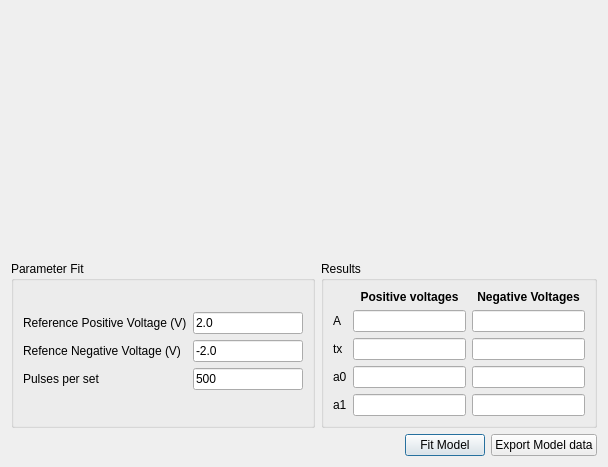
<?xml version="1.0" encoding="UTF-8"?>
<ui version="4.0">
 <class>FitDialogParent</class>
 <widget class="QDialog" name="FitDialogParent">
  <property name="geometry">
   <rect>
    <x>0</x>
    <y>0</y>
    <width>608</width>
    <height>467</height>
   </rect>
  </property>
  <property name="windowTitle">
   <string>Dialog</string>
  </property>
  <layout class="QGridLayout" name="gridLayout">
   <item row="0" column="0" colspan="2">
    <widget class="PlotWidget" name="plotWidget" native="true">
     <property name="sizePolicy">
      <sizepolicy hsizetype="Preferred" vsizetype="MinimumExpanding">
       <horstretch>0</horstretch>
       <verstretch>0</verstretch>
      </sizepolicy>
     </property>
     <property name="minimumSize">
      <size>
       <width>400</width>
       <height>100</height>
      </size>
     </property>
    </widget>
   </item>
   <item row="1" column="1">
    <widget class="QGroupBox" name="resultsGroupBox">
     <property name="title">
      <string>Results</string>
     </property>
     <layout class="QGridLayout" name="gridLayout_3">
      <item row="3" column="2">
       <widget class="QLineEdit" name="a0NegEdit">
        <property name="focusPolicy">
         <enum>Qt::ClickFocus</enum>
        </property>
        <property name="readOnly">
         <bool>true</bool>
        </property>
       </widget>
      </item>
      <item row="1" column="2">
       <widget class="QLineEdit" name="aNegEdit">
        <property name="focusPolicy">
         <enum>Qt::ClickFocus</enum>
        </property>
        <property name="readOnly">
         <bool>true</bool>
        </property>
       </widget>
      </item>
      <item row="0" column="1">
       <widget class="QLabel" name="label_8">
        <property name="styleSheet">
         <string notr="true">font-weight: bold;</string>
        </property>
        <property name="text">
         <string>Positive voltages</string>
        </property>
        <property name="alignment">
         <set>Qt::AlignCenter</set>
        </property>
       </widget>
      </item>
      <item row="3" column="1">
       <widget class="QLineEdit" name="a0PosEdit">
        <property name="focusPolicy">
         <enum>Qt::ClickFocus</enum>
        </property>
        <property name="readOnly">
         <bool>true</bool>
        </property>
       </widget>
      </item>
      <item row="1" column="1">
       <widget class="QLineEdit" name="aPosEdit">
        <property name="focusPolicy">
         <enum>Qt::ClickFocus</enum>
        </property>
        <property name="readOnly">
         <bool>true</bool>
        </property>
       </widget>
      </item>
      <item row="2" column="2">
       <widget class="QLineEdit" name="txNegEdit">
        <property name="focusPolicy">
         <enum>Qt::ClickFocus</enum>
        </property>
        <property name="readOnly">
         <bool>true</bool>
        </property>
       </widget>
      </item>
      <item row="4" column="1">
       <widget class="QLineEdit" name="a1PosEdit">
        <property name="focusPolicy">
         <enum>Qt::ClickFocus</enum>
        </property>
        <property name="readOnly">
         <bool>true</bool>
        </property>
       </widget>
      </item>
      <item row="4" column="2">
       <widget class="QLineEdit" name="a1NegEdit">
        <property name="focusPolicy">
         <enum>Qt::ClickFocus</enum>
        </property>
        <property name="readOnly">
         <bool>true</bool>
        </property>
       </widget>
      </item>
      <item row="1" column="0">
       <widget class="QLabel" name="label_4">
        <property name="text">
         <string>A</string>
        </property>
       </widget>
      </item>
      <item row="2" column="0">
       <widget class="QLabel" name="label_5">
        <property name="text">
         <string>tx</string>
        </property>
       </widget>
      </item>
      <item row="3" column="0">
       <widget class="QLabel" name="label_6">
        <property name="text">
         <string>a0</string>
        </property>
       </widget>
      </item>
      <item row="4" column="0">
       <widget class="QLabel" name="label_7">
        <property name="text">
         <string>a1</string>
        </property>
       </widget>
      </item>
      <item row="2" column="1">
       <widget class="QLineEdit" name="txPosEdit">
        <property name="focusPolicy">
         <enum>Qt::ClickFocus</enum>
        </property>
        <property name="readOnly">
         <bool>true</bool>
        </property>
       </widget>
      </item>
      <item row="0" column="2">
       <widget class="QLabel" name="label_9">
        <property name="styleSheet">
         <string notr="true">font-weight: bold;</string>
        </property>
        <property name="text">
         <string>Negative Voltages</string>
        </property>
        <property name="alignment">
         <set>Qt::AlignCenter</set>
        </property>
       </widget>
      </item>
     </layout>
    </widget>
   </item>
   <item row="1" column="0">
    <widget class="QGroupBox" name="inputGroupBox">
     <property name="title">
      <string>Parameter Fit</string>
     </property>
     <layout class="QGridLayout" name="gridLayout_2">
      <item row="1" column="0">
       <widget class="QLabel" name="label">
        <property name="text">
         <string>Reference Positive Voltage (V)</string>
        </property>
       </widget>
      </item>
      <item row="2" column="1">
       <widget class="QLineEdit" name="VNegRefEdit">
        <property name="text">
         <string>-2.0</string>
        </property>
       </widget>
      </item>
      <item row="1" column="1">
       <widget class="QLineEdit" name="VPosRefEdit">
        <property name="text">
         <string>2.0</string>
        </property>
       </widget>
      </item>
      <item row="3" column="0">
       <widget class="QLabel" name="label_3">
        <property name="text">
         <string>Pulses per set</string>
        </property>
       </widget>
      </item>
      <item row="3" column="1">
       <widget class="QLineEdit" name="numPulsesEdit">
        <property name="text">
         <string>500</string>
        </property>
       </widget>
      </item>
      <item row="2" column="0">
       <widget class="QLabel" name="label_2">
        <property name="text">
         <string>Refence Negative Voltage (V)</string>
        </property>
       </widget>
      </item>
      <item row="4" column="1">
       <widget class="QLineEdit" name="lineEdit_9">
        <property name="mouseTracking">
         <bool>false</bool>
        </property>
        <property name="focusPolicy">
         <enum>Qt::NoFocus</enum>
        </property>
        <property name="acceptDrops">
         <bool>false</bool>
        </property>
        <property name="styleSheet">
         <string notr="true">background-color: transparent;
color:transparent;
border: 2px solid transparent;</string>
        </property>
        <property name="text">
         <string notr="true">a</string>
        </property>
        <property name="frame">
         <bool>false</bool>
        </property>
        <property name="readOnly">
         <bool>true</bool>
        </property>
       </widget>
      </item>
      <item row="0" column="1">
       <widget class="QLabel" name="label_10">
        <property name="styleSheet">
         <string notr="true">visibility: none;</string>
        </property>
        <property name="text">
         <string/>
        </property>
       </widget>
      </item>
     </layout>
    </widget>
   </item>
   <item row="2" column="0" colspan="2">
    <layout class="QHBoxLayout" name="horizontalLayout">
     <item>
      <spacer name="horizontalSpacer">
       <property name="orientation">
        <enum>Qt::Horizontal</enum>
       </property>
       <property name="sizeHint" stdset="0">
        <size>
         <width>40</width>
         <height>20</height>
        </size>
       </property>
      </spacer>
     </item>
     <item>
      <widget class="QPushButton" name="fitButton">
       <property name="text">
        <string>Fit Model</string>
       </property>
      </widget>
     </item>
     <item>
      <widget class="QPushButton" name="exportModelDataButton">
       <property name="text">
        <string>Export Model data</string>
       </property>
      </widget>
     </item>
    </layout>
   </item>
  </layout>
 </widget>
 <customwidgets>
  <customwidget>
   <class>PlotWidget</class>
   <extends>QWidget</extends>
   <header>pyqtgraph</header>
   <container>1</container>
  </customwidget>
 </customwidgets>
 <tabstops>
  <tabstop>VPosRefEdit</tabstop>
  <tabstop>VNegRefEdit</tabstop>
  <tabstop>numPulsesEdit</tabstop>
  <tabstop>fitButton</tabstop>
  <tabstop>exportModelDataButton</tabstop>
 </tabstops>
 <resources/>
 <connections/>
</ui>
